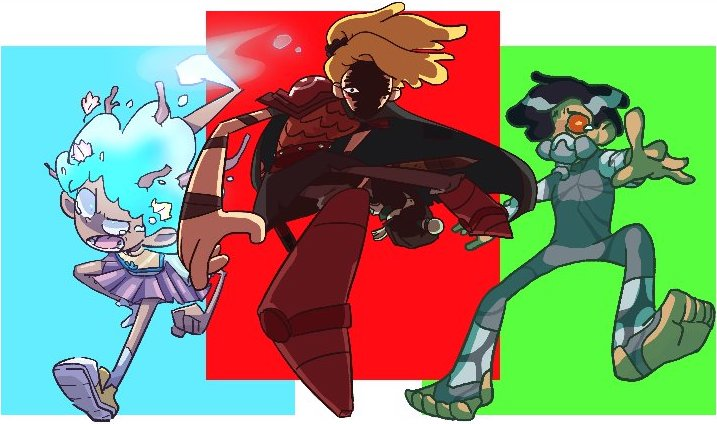
#> input picture ch7/amphibia.jpeg, 717 x 424 px
$ python color_histograms.py --image amphibia.jpeg
#> lines starting #> are read from the running program, lines starting #| are printed output that depends on the picture
from __future__ import print_function
from matplotlib import pyplot as plt
import numpy as np
import argparse
import cv2

ap = argparse.ArgumentParser()
ap.add_argument("-i", "--image", required = True, help = "/Users/josephaguilar/Documents/GitHub/OpenCVPractice/ch7/amphibia.jpeg")
args = vars(ap.parse_args())

image = cv2.imread(args['image'])
#> image is the input picture: shape (424, 717, 3); mean B, G, R 119.1, 146.9, 139
cv2.imshow("THE phibia", image)

channels = cv2.split(image)
colors = ('b','g','r')
plt.figure()
plt.title("Color Histogram")
plt.xlabel("Bins")
plt.ylabel("Pixels")

for (channel, color) in zip(channels, colors):
    hist = cv2.calcHist([channel],[0],None,[256],[0,250])
    plt.plot(hist,color=color)
    plt.xlim([0,256])
#> this loop made 3 passes
#> color on passes 1 to 3: 'b', 'g', 'r'

fig = plt.figure()

ax = fig.add_subplot(131)
hist = cv2.calcHist([channels[1], channels[0]], [0,1], None, [32,32], [0,256,0,256])
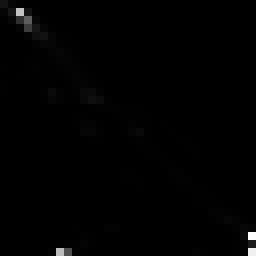
#> hist: shape (32, 32) float32 (shown 8 times larger); min 0, max 39555, mean 296.9; drawn with min black and max white
p = ax.imshow(hist,interpolation="nearest")
ax.set_title("G and B")
plt.colorbar(p)

ax = fig.add_subplot(132)
hist = cv2.calcHist([channels[1], channels[2]], [0,1], None, [32,32], [0,256,0,256])
p = ax.imshow(hist,interpolation="nearest")
ax.set_title("G and R")
plt.colorbar(p)

ax = fig.add_subplot(133)
hist = cv2.calcHist([channels[0], channels[2]], [0,1], None, [32,32], [0,256,0,256])
p = ax.imshow(hist,interpolation="nearest")
ax.set_title("R and B")
plt.colorbar(p)

print("2D Histogram Shape: {}, with {} values".format(hist.shape, hist.flatten().shape[0]))
#| 2D Histogram Shape: (32, 32), with 1024 values

hist = cv2.calcHist([image], [0,1,2], None, [8,8,8], [0,256,0,256,0,256])
print("3D Histogram Shape: {}, with {} values".format(hist.shape,hist.flatten().shape[0]))
#| 3D Histogram Shape: (8, 8, 8), with 512 values
plt.show()
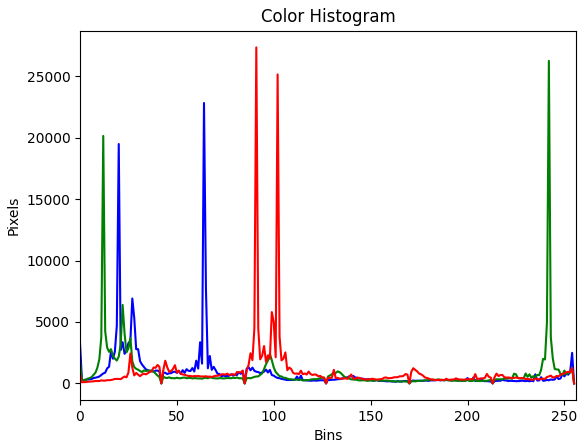
#> figure drawn by matplotlib, 1 panel; curve peaks at x = 64, y = 22831; curve peaks at x = 242, y = 26261; curve peaks at x = 91, y = 27359
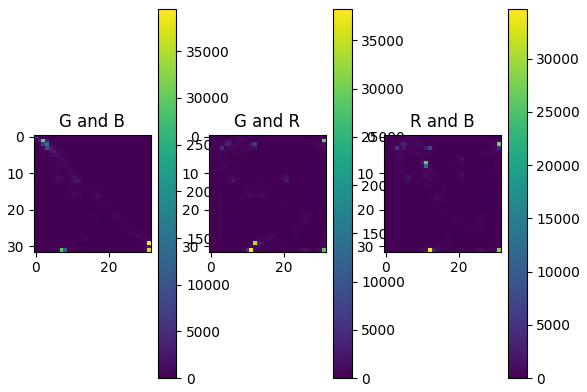
#> figure drawn by matplotlib, 6 panels
cv2.waitKey(0)

$ run again, with ch7/conkedout.jpeg copied over ch7/amphibia.jpeg
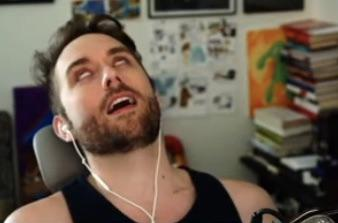
#> input picture ch7/conkedout.jpeg, 338 x 223 px
#> image is the input picture: shape (223, 338, 3); mean B, G, R 78.2, 91.9, 105.1
#> the loop `for (channel, color) in zip(channels, colors):` made 3 passes
#> color on passes 1 to 3: 'b', 'g', 'r'
#> `hist = cv2.calcHist([channels[0], channels[2]], [0,1], None, [32,32], ..`:
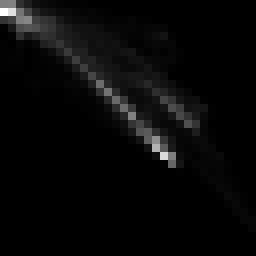
#> hist: shape (32, 32) float32 (shown 8 times larger); min 0, max 2181, mean 73.6; drawn with min black and max white
#| 2D Histogram Shape: (32, 32), with 1024 values
#| 3D Histogram Shape: (8, 8, 8), with 512 values
#> `plt.show()`:
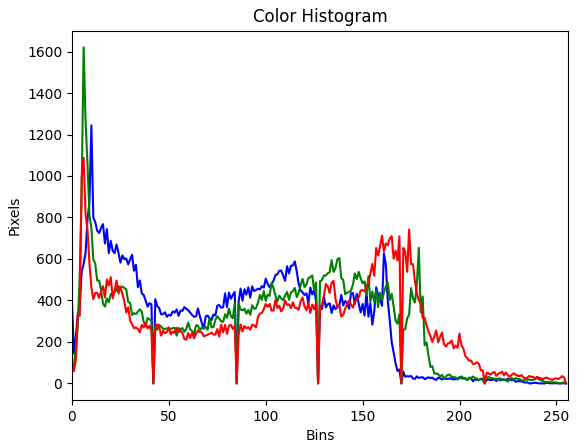
#> figure drawn by matplotlib, 1 panel; curve peaks at x = 10, y = 1244; curve peaks at x = 6, y = 1620; curve peaks at x = 6, y = 1088
